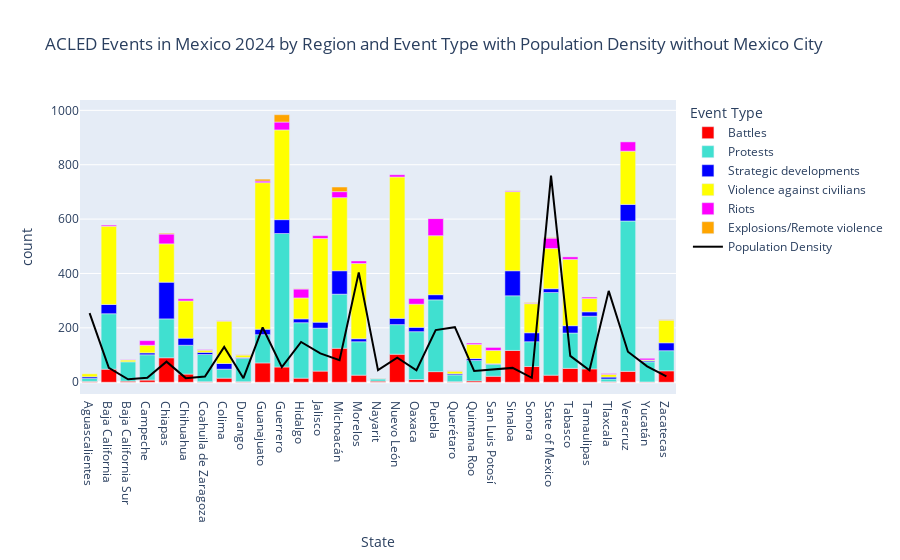

This figure's notebook cell:
### Code cell
chart_data(mexico_noMC, "without Mexico City")

### Figure 1 — Plotly figure (JSON) as saved in the notebook; plotly's stock layout.template omitted (floating-point values rounded to 4 significant figures; data arrays with more than 128 entries replaced by an {"elided": "..."} marker saying what was removed)
{"data": [{"alignmentgroup": "True", "hovertemplate": "Event Type=Battles<br>State=%{x}<br>count=%{y}<extra></extra>", "legendgroup": "Battles", "marker": {"color": "red", "pattern": {"shape": ""}}, "name": "Battles", "offsetgroup": "Battles", "orientation": "v", "showlegend": true, "textposition": "auto", "type": "bar", "x": ["Aguascalientes", "Baja California", "Baja California Sur", "Campeche", "Chiapas", "Chihuahua", "Coahuila de Zaragoza", "Colima", "Durango", "Guanajuato", "Guerrero", "Hidalgo", "Jalisco", "Michoacán", "Morelos", "Nayarit", "Nuevo León", "Oaxaca", "Puebla", "Querétaro", "Quintana Roo", "San Luis Potosí", "Sinaloa", "Sonora", "State of Mexico", "Tabasco", "Tamaulipas", "Tlaxcala", "Veracruz", "Yucatán", "Zacatecas"], "xaxis": "x", "y": [3, 48, 4, 8, 90, 30, 2, 15, 2, 71, 56, 15, 41, 125, 26, 4, 103, 10, 39, 2, 5, 22, 117, 58, 26, 51, 49, 2, 40, 1, 42], "yaxis": "y"}, {"alignmentgroup": "True", "hovertemplate": "Event Type=Protests<br>State=%{x}<br>count=%{y}<extra></extra>", "legendgroup": "Protests", "marker": {"color": "turquoise", "pattern": {"shape": ""}}, "name": "Protests", "offsetgroup": "Protests", "orientation": "v", "showlegend": true, "textposition": "auto", "type": "bar", "x": ["Aguascalientes", "Baja California", "Baja California Sur", "Campeche", "Chiapas", "Chihuahua", "Coahuila de Zaragoza", "Colima", "Durango", "Guanajuato", "Guerrero", "Hidalgo", "Jalisco", "Michoacán", "Morelos", "Nayarit", "Nuevo León", "Oaxaca", "Puebla", "Querétaro", "Quintana Roo", "San Luis Potosí", "Sinaloa", "Sonora", "State of Mexico", "Tabasco", "Tamaulipas", "Tlaxcala", "Veracruz", "Yucatán", "Zacatecas"], "xaxis": "x", "y": [11, 204, 71, 93, 143, 106, 100, 33, 86, 104, 491, 204, 158, 199, 123, 8, 109, 176, 264, 25, 75, 44, 201, 91, 304, 130, 194, 10, 553, 74, 74], "yaxis": "y"}, {"alignmentgroup": "True", "hovertemplate": "Event Type=Strategic developments<br>State=%{x}<br>count=%{y}<extra></extra>", "legendgroup": "Strategic developments", "marker": {"color": "blue", "pattern": {"shape": ""}}, "name": "Strategic developments", "offsetgroup": "Strategic developments", "orientation": "v", "showlegend": true, "textposition": "auto", "type": "bar", "x": ["Aguascalientes", "Baja California", "Campeche", "Chiapas", "Chihuahua", "Coahuila de Zaragoza", "Colima", "Durango", "Guanajuato", "Guerrero", "Hidalgo", "Jalisco", "Michoacán", "Morelos", "Nayarit", "Nuevo León", "Oaxaca", "Puebla", "Querétaro", "Quintana Roo", "San Luis Potosí", "Sinaloa", "Sonora", "State of Mexico", "Tabasco", "Tamaulipas", "Tlaxcala", "Veracruz", "Yucatán", "Zacatecas"], "xaxis": "x", "y": [6, 34, 7, 135, 26, 8, 21, 3, 20, 51, 14, 22, 86, 11, 2, 23, 16, 19, 4, 7, 2, 92, 33, 14, 27, 16, 7, 61, 4, 29], "yaxis": "y"}, {"alignmentgroup": "True", "hovertemplate": "Event Type=Violence against civilians<br>State=%{x}<br>count=%{y}<extra></extra>", "legendgroup": "Violence against civilians", "marker": {"color": "yellow", "pattern": {"shape": ""}}, "name": "Violence against civilians", "offsetgroup": "Violence against civilians", "orientation": "v", "showlegend": true, "textposition": "auto", "type": "bar", "x": ["Aguascalientes", "Baja California", "Baja California Sur", "Campeche", "Chiapas", "Chihuahua", "Coahuila de Zaragoza", "Colima", "Durango", "Guanajuato", "Guerrero", "Hidalgo", "Jalisco", "Michoacán", "Morelos", "Nayarit", "Nuevo León", "Oaxaca", "Puebla", "Querétaro", "Quintana Roo", "San Luis Potosí", "Sinaloa", "Sonora", "State of Mexico", "Tabasco", "Tamaulipas", "Tlaxcala", "Veracruz", "Yucatán", "Zacatecas"], "xaxis": "x", "y": [11, 288, 7, 28, 141, 137, 8, 156, 9, 539, 330, 77, 308, 269, 277, 1, 520, 85, 217, 10, 52, 49, 291, 107, 148, 244, 49, 10, 196, 3, 83], "yaxis": "y"}, {"alignmentgroup": "True", "hovertemplate": "Event Type=Riots<br>State=%{x}<br>count=%{y}<extra></extra>", "legendgroup": "Riots", "marker": {"color": "magenta", "pattern": {"shape": ""}}, "name": "Riots", "offsetgroup": "Riots", "orientation": "v", "showlegend": true, "textposition": "auto", "type": "bar", "x": ["Baja California", "Baja California Sur", "Campeche", "Chiapas", "Chihuahua", "Coahuila de Zaragoza", "Colima", "Durango", "Guanajuato", "Guerrero", "Hidalgo", "Jalisco", "Michoacán", "Morelos", "Nuevo León", "Oaxaca", "Puebla", "Querétaro", "Quintana Roo", "San Luis Potosí", "Sinaloa", "Sonora", "State of Mexico", "Tabasco", "Tamaulipas", "Tlaxcala", "Veracruz", "Yucatán"], "xaxis": "x", "y": [4, 1, 17, 36, 8, 2, 1, 2, 6, 29, 33, 10, 22, 9, 8, 21, 63, 1, 5, 11, 3, 2, 38, 9, 5, 3, 34, 6], "yaxis": "y"}, {"alignmentgroup": "True", "hovertemplate": "Event Type=Explosions/Remote violence<br>State=%{x}<br>count=%{y}<extra></extra>", "legendgroup": "Explosions/Remote violence", "marker": {"color": "orange", "pattern": {"shape": ""}}, "name": "Explosions/Remote violence", "offsetgroup": "Explosions/Remote violence", "orientation": "v", "showlegend": true, "textposition": "auto", "type": "bar", "x": ["Chiapas", "Durango", "Guanajuato", "Guerrero", "Hidalgo", "Michoacán", "Puebla", "Sinaloa", "Sonora", "State of Mexico", "Zacatecas"], "xaxis": "x", "y": [3, 1, 7, 27, 1, 17, 1, 1, 2, 2, 2], "yaxis": "y"}, {"line": {"color": "black"}, "mode": "lines", "name": "Population Density", "type": "scatter", "x": {"elided": "162 str values"}, "y": {"elided": "162 float values"}}], "layout": {"barmode": "relative", "legend": {"title": {"text": "Event Type"}, "tracegroupgap": 0}, "title": {"text": "ACLED Events in Mexico 2024 by Region and Event Type with Population Density without Mexico City"}, "xaxis": {"anchor": "y", "domain": [0, 1], "title": {"text": "State"}}, "yaxis": {"anchor": "x", "domain": [0, 1], "title": {"text": "count"}}}}
